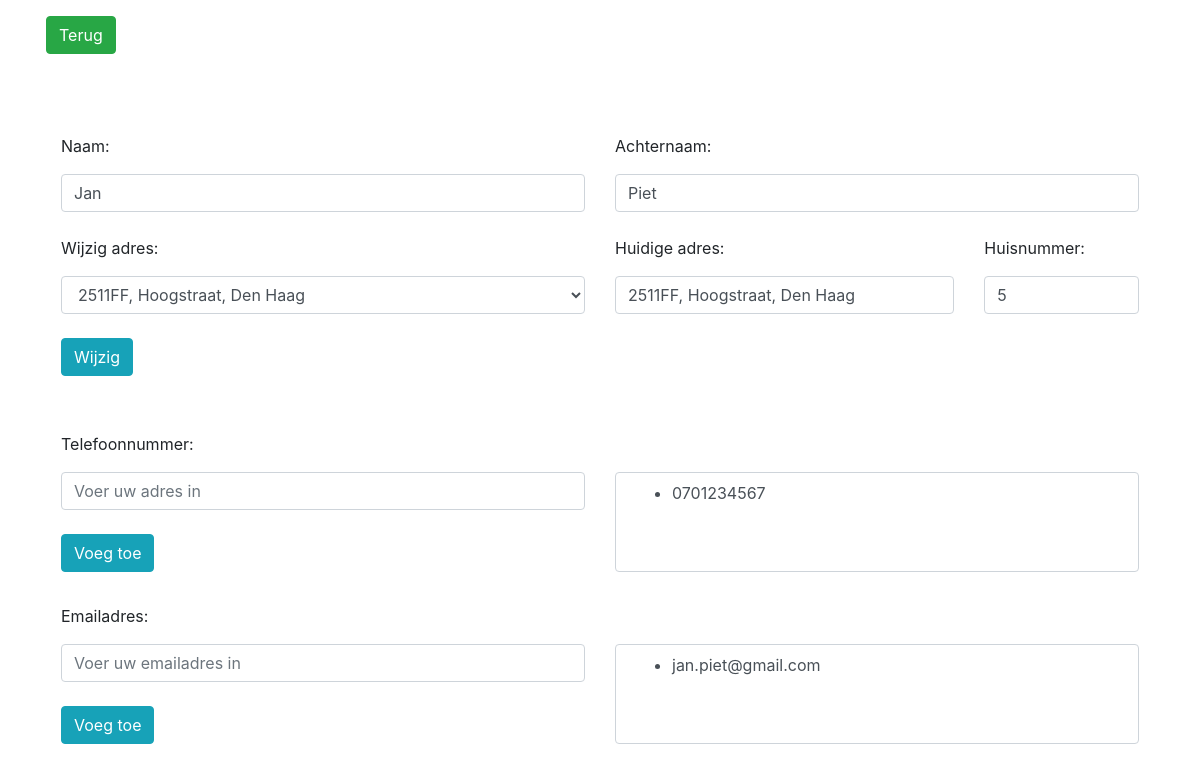
Page /update.php?id=1 on the committed database.
### tables this page shows
CREATE TABLE `lid` (
  `id` int(10) UNSIGNED NOT NULL,
  `naam` varchar(128) DEFAULT NULL,
  `achternaam` varchar(128) DEFAULT NULL,
  `postcode` char(6) DEFAULT NULL,
  `huisnummer` varchar(5) DEFAULT NULL
);

CREATE TABLE `postcode` (
  `postcode` char(6) NOT NULL,
  `adres` varchar(128) DEFAULT NULL,
  `woonplaats` varchar(128) DEFAULT NULL
);

CREATE TABLE `telefoonnummer` (
  `lid_id` int(10) UNSIGNED DEFAULT NULL,
  `telefoonnummer` char(10) NOT NULL
);

CREATE TABLE `email` (
  `lid_id` int(10) UNSIGNED DEFAULT NULL,
  `email` varchar(255) NOT NULL
);

### update.php (the view, shortened to what this page needs)
<?php
require_once dirname(__FILE__) . '/includes/config.php';
$lid_id = htmlspecialchars($_GET["id"]);
$query = "SELECT l.id, l.naam, l.achternaam, l.postcode, l.huisnummer, p.adres, p.woonplaats FROM lid l
-- Join postcode
JOIN postcode p ON l.postcode = p.postcode
WHERE l.id = $lid_id";
$result = $con->query($query);
$rows = $result->fetch_all(MYSQLI_ASSOC);
foreach ($rows as $row) {
?>
<!DOCTYPE html>
<html lang="en">
<head>
    <link rel="stylesheet" href="https://maxcdn.bootstrapcdn.com/bootstrap/4.5.2/css/bootstrap.min.css">
    <link rel="stylesheet" href="css/style.css">
</head>
<body>
<div class="container p-3">
    <a href="ledenlijst.php">
        <button type="button" class="btn btn-success">Terug</button>
    </a>
</div>
<br><br>
    <div class="container">
        <form action="update.php" method="POST" style="padding: 1em;">
            <div class="row">
                <div class="col">
                <p>Naam:</p>
                <input type="text" class="form-control" name="naam" value="<?php echo $row['naam'];?>">
                </div>
                <div class="col">
                <p>Achternaam:</p>
                <input type="text" class="form-control" placeholder="Voer uw achternaam in" name="achternaam" value="<?php echo $row['achternaam'];?>">
                </div>
            </div>
        <br>
            <div class="row">
                <div class="col">
                <p>Wijzig adres:</p>
                <select class="form-control" name="" id="">
                    <option value=""><?php echo $row['postcode'] . ', ' . $row['adres'] . ', ' . $row['woonplaats'];;?></option>
                </select>
                </div>
                <div class="col">
                    <div class="row">
                        <div class="col">
                        <p>Huidige adres:</p>
                        <input type="text" class="form-control" placeholder="Voer uw achternaam in" name="huisnummer" value="<?php echo $row['postcode'] . ', ' . $row['adres'] . ', '. $row['woonplaats'] ;?>">
                        </div>
                        <div class="col-sm-4">
                        <p>Huisnummer:</p>
                        <input type="text" class="form-control" placeholder="Voer uw achternaam in" name="huisnummer" value="<?php echo $row['huisnummer'];?>">
                        </div>
                    </div>
                </div>
            </div>
            <br>
            <button type="submit" class="btn btn-info">Wijzig</button>
        </form>
        <form action="update.php" method="POST" style="padding: 1em;">
        <?php
        $query2 = "SELECT telefoonnummer FROM telefoonnummer WHERE lid_id ='$lid_id'";
        $result2 = $con->query($query2);
        $rows2 = $result2->fetch_all(MYSQLI_ASSOC);
        ?>
            <br>
            <div class="row">
                <div class="col">
                    <p>Telefoonnummer:</p>
                    <input type="text" class="form-control" placeholder="Voer uw adres in" name="telefoonnummer"> <br>
                    <button type="submit" class="btn btn-info" name="add_phone">Voeg toe</button>
                </div>
                <div class="col">
                    <div class="sub-container pl-3 pt-2">
                        <?php  foreach ($rows2 as $row) {?>
                            <?php echo "<ul><li>".$row["telefoonnummer"] . "</li></ul>";
                            ?>
                        <?php } ?>
                    </div>
                </div>
            </div>
        </form>
        <form action="update.php" method="POST" style="padding: 1em;">
        <?php
        $query3 = "SELECT email FROM email WHERE lid_id ='$lid_id'";
        $result3 = $con->query($query3);
        $rows3 = $result3->fetch_all(MYSQLI_ASSOC);
        ?>
            <div class="row">
                <div class="col">
                    <p>Emailadres:</p>
                    <input type="text" class="form-control" placeholder="Voer uw emailadres in" name="email"> <br>
                    <button type="submit" class="btn btn-info" name="add_email">Voeg toe</button>
                </div>
                <div class="col">
                    <div class="sub-container pl-3 pt-2">
                        <?php foreach ($rows3 as $row) {?>
                            <?php echo "<ul><li>". $row["email"] . "</li></ul>";?>
                        <?php } ?>
                    </div>
                </div>
            </div>
            <br>
        </form>
    </div>
</body>
</html>
<?php
    }
?>

### css/style.css (style rules this page uses)
.sub-container { display: block; border: solid 1px #ced4da; height: 6.25em; width: 100%; border-radius: 0.25rem; margin-top: 2.5em; padding: 0.375rem 0.75rem; font-size: 1rem; font-weight: 400; line-height: 1.5; color: #495057; background-color: #fff; background-clip: padding-box; border: 1px solid #ced4da; border-radius: 0.25rem; transition: border-color 0.15s ease-in-out, box-shadow 0.15s ease-in-out; overflow: auto; }

### rows in the picture
lid: naam "Jan", achternaam "Piet", postcode "2511FF, Hoogstraat, Den Haag", huisnummer "2511FF, Hoogstraat, Den Haag", huisnummer "5"
telefoonnummer: telefoonnummer "0701234567"
email: email "jan.piet@gmail.com"
